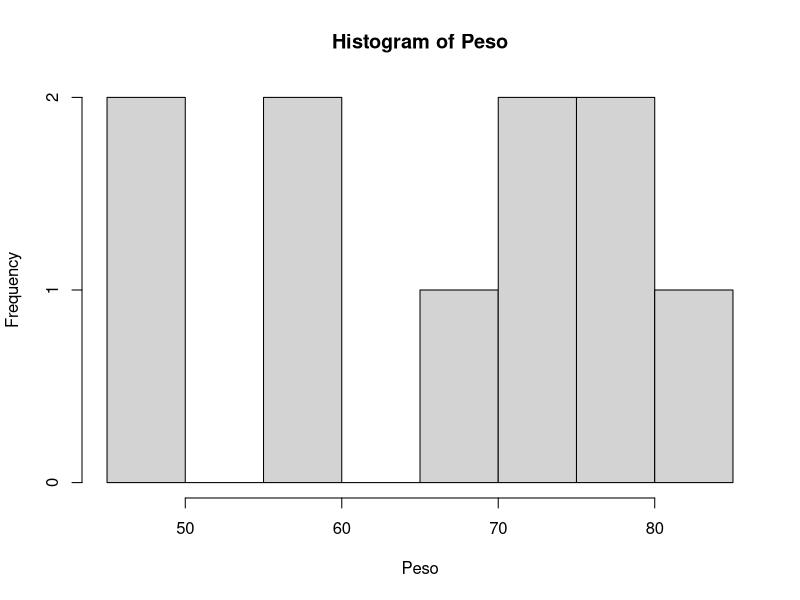
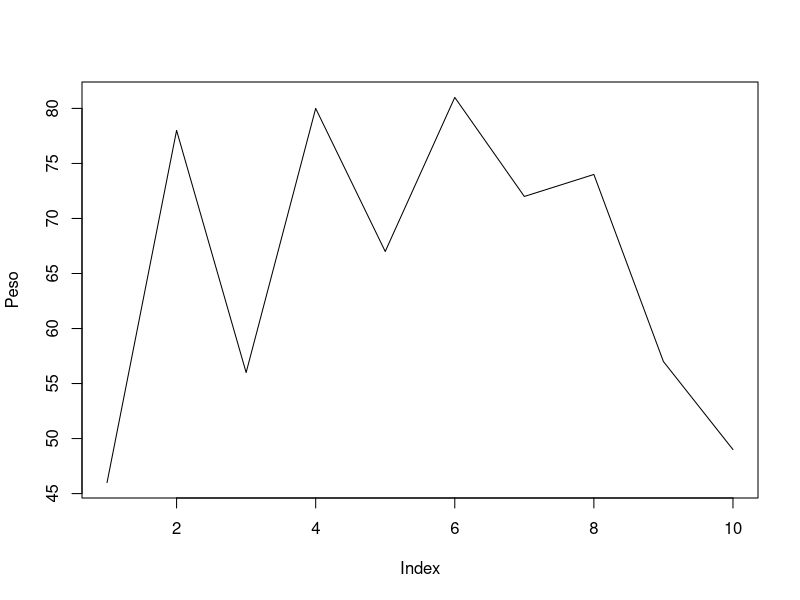
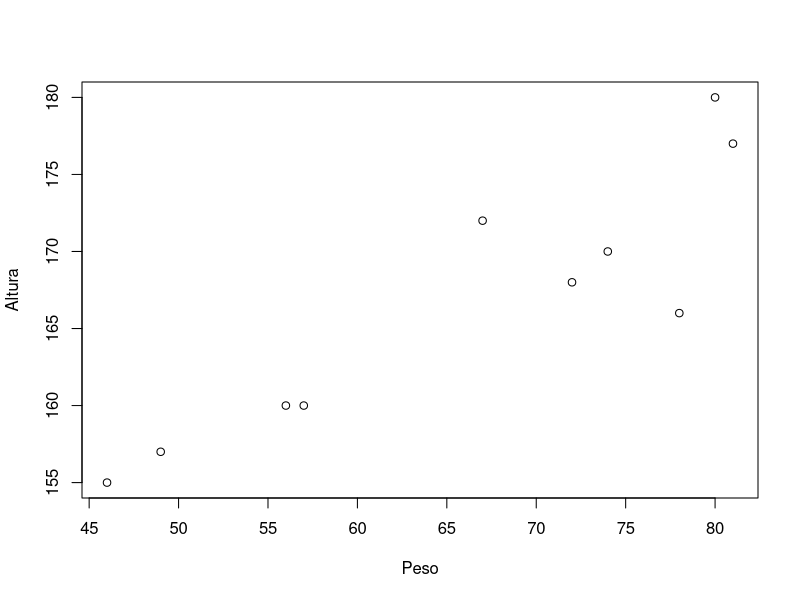

Here is the R script that generated these plots, in order: (Note: this script raises an error after producing the figures.)
## ---- chunk 1
knitr::opts_chunk$set(echo = TRUE)
## ---- chunk 2
w<-c(2,34,7,21,14)
y<-c(1:8)
z<-11:18
w
y
z

# Listas. Son combinaciones de vectores:
miLista<-list(antes=y,despues=z)
miLista
miLista$antes

# Mostrar por indices:
z
z[4]

z[c(1,3,4)]
v<-c(2,4,6)
z[v]

# Mostrar lo opuesto:
z[-c(1,4,7)]

# Despliegue condicional:
z[z>13 & z<19] # da los valores entre 13 y 19

# o bien condicional a la otra variable
# (siempre que ambas variables tengan la misma longitud):
z
y
z[y>4 & y<8]

# lo siguiente solo determina el valor de verdad de cada caso
z>13 & z<19
## ---- chunk 3
# Vectores
a <- c(1,2,5.3,6,-2,4) # vector numeric0 
b <- c("one","two","three") #  vector de caracteres
c <- c(TRUE,TRUE,TRUE,FALSE,TRUE,FALSE) # vector logico


length(a) # numero de elementos 
str(a)    # estructura de un objecto
class(a)  # clase o tipo de un objecto
class(b)
class(c)

z<-c(a,b)       # combina objetos en un vector
z
class(z) 

# Matrices
y<-matrix(1:20, nrow=5,ncol=4)
y

# otro ejemplo
valores <- c(14,26,24,68,23,14,56,32,11,9,78,44)
rnames <- c("F1", "F2","F3")
cnames <- c("C1", "C2","C3","C4")
mat <- matrix(valores, nrow=3, ncol=4, byrow=TRUE)
mat

# seleccionar elementos individuales:
mat[2,3] 
mat[,4] # 4th columna 
mat[3,] # 3a fila
mat[2:3,1:3] # filas 2,3 de columnas 1,2,3

#agregar filas o columnas:

fila<-c(2,3,7,8)
columna<-c(11,22,33,44)

mat
rbind(mat, fila) # combina objectos como columnas
mat
mat<-rbind(mat, fila) # combine objects as columns
mat
mat<-cbind(mat, columna) # combina objectos como filas
mat

## ---- chunk 4

antr<-read.table(header=TRUE,text='
Sujeto  Tipo  Sexo   Peso    Altura
1        A      F     46        155
2	   A	    M     78	  166
3	   B	    F	    56	  160
4	   C      M	    80	  180
5	   G	    M	    67	  172
6	   C	    F     81        177
7	   A	    M     72        168
8	   B	    F     74        170
9        A	    F     57        160
10       B	    M     49        157
')

antr
antr$Peso
attach(antr)
Peso
names(antr)
str(antr)
hist(Peso)

plot(Peso,type="l",ylab="Peso")

plot(Peso,Altura)


# Operaciones:
17/2 # division
17%/%2 # division entera
17%%2 # residuo

# Se puede operar con vectores comno si fueran escalares:

v<-c(3,54,25,12,8)
w<-c(4,3,6,7,10)
v/w # obs.: deben tener el mismo largo
v%/%w
v%%w
log(v)
exp(-w)
v^w
## ---- chunk 5
Tabla<-read.table(header=TRUE,text='
Sujeto     Tipo  Rendimiento  Monto Actividades
23           alfa     109    4032     16
28		 beta	    45     3200  	 10
44		 alfa	    82     1290  	 8
56		 gama     34     3425    10
75		 alfa	    19      678	 20
')

# determinar el tipo de variable que contiene:
str(Tabla)

# editar la tabla:
tb<-edit(Tabla)
Tabla
tb

# Otra forma de crear un Data Frame:
dd<-data.frame()
fix(dd) # "arreglar" dd. Abre una hoja. Al cerrarla queda formado el DF 
dd

# Eliminar columna (en este caso no numerica)
Tabla<-Tabla[,-2]
Tabla

# Obtener el indice Rend*Monto/Actividad y agregar al data.frame e imprimir
attach(Tabla)
Tabla$Indice<-Rendimiento*Monto/Actividades
Tabla

# Formar una nueva tabla llamada Tabla1 con la siguiente estructura:
# Primera columna con numeros de 1 a 5, llamada "Numero". 
# Agregar las columnas "Rend", "Mont", "Activi" e "Ind". Imprimir.
Tabla1<-read.table(header=TRUE,text='
Numero
1
2
3
4
5 
')
Tabla1

attach(Tabla)
Tabla1$Rend<-Rendimiento
Tabla1$Mont<-Monto
Tabla1$Activ<-Actividades
Tabla1$Ind<-Tabla$Indice

# agregar otra columna:
Vector1<-c(3,5,12,8,4)
Tabla1$Nuevo<-Vector1
Tabla1

# Tratar de agregar un vector con distinto numero de elementos:
#Vector2<- c(7,32,6,7,19,7)
#Tabla1$Otro<-Vector2
# obs.: tambien se puede usar "cbind" (juntar columnas)

# Al final, agregar una fila con los promedios. 
# La columna con blancos, debera tener la palabra "Promedios" en la ultima fila. Imprimir.

Promedios<-c("Promedios",mean(Tabla1$Rend),mean(Tabla1$Mont),mean(Tabla1$Activ),mean(Tabla1$Ind),mean(Tabla1$Nuevo))
Tabla1<-rbind(Tabla1,Promedios)
Tabla1
## ---- chunk 6
datos<-read.table(header=TRUE,text='
obs clase soporte tipo config intens sercha
1 a 2.5 v alta 23 14.9
2 a 3.2 s baja 42 21.8
3 b 4.1 s alta 59 16.1
4 c 2.1 v media 61 17.0
5 b 6.9 s media 18 11.2
6 d 3.1 g media 21 18.4
7 b 7.1 s alta 36 12.9
8 d 1.2 s baja 61 13.3
9 a 6.6 g alta 52 22.8
10 b 5.2 s media 36 19.2
11 c 6.2 g baja NA 20.0
12 b 3.7 v alta 42 18.9
') 
attach(datos) # permite trabajar con las variables de un data frame (DF) sin referencia la DF
# Borrar filas con valores nulos (NA)
datos <- na.omit(datos)
datos 
altas <- subset(datos, subset=config=="alta")
altas
#obs. Solo un criterio de seleccion. Si se requieren m?s criterios, instalar "dplyr"

#install.packages("dplyr") # Instalar paquete de manipulaci?n de dataframes "dplyr"
library(dplyr) # Habilitar la librer?a "dplyr"

# Filtrar de datos por filas: (usa dplyr)
filter(datos, config == "alta", clase== "b") # solo datos con las condiciones dadas

# Ordenar datos por filas en forma ascendente:
arrange(datos, clase, intens ) # primero por "clase" luego por "intens"
# descendente: 
arrange(datos, desc(clase), intens ) # descendente "clase" ascendente "intens" 

# seleccionar columnas y renombrar:
datos1<-select(datos, configuracion= config, intensidad = intens)
datos1
datos1<-rename(datos, con= config, int = intens) # renombrar columnas
datos1

# seleccionar un rango:
str(datos) # muestra las caracteristicas del DF
select(datos, soporte:config) # desde "soporte" a "config"
select(datos, -(soporte:config)) # excluir 

# Seleccionar y quedarse con las filas de valores no repetidos: 
distinct(datos, clase) # reporta solo la columna seleccionada con datos distintios 
distinct(datos, clase, intens) # Solo con pares distintos

# Agrega nuevas columnas a las ya existentes
mutate(datos, indice = intens - sercha) 

# Crear un nuevo dataframe solo con las columnas nuevas
transmute(datos,indice = intens - sercha, nuevoTipo = paste("el tipo es ", tipo)) 

# Resumir informacion:
summarise(datos,delay = mean(soporte, na.rm = TRUE)) # media de la variable "soporte"; no considera los NA
#datos <- datos %>% mutate(valor = replace(valor, valor == "X", "Nueva"))

## ---- chunk 7
# Leer los datos de una tabla, con una columna adicional. Vehiculos por dia, de lunes a viernes.
vehiculos<-read.table(header=TRUE,text='
autos	  camiones	 furgones
1         2	      4
3	    5  	4
6	    4	      6
4	    5	      6
9	   12	     16
')

attach(vehiculos)

# Crear un grafico circular para autos
pie(autos)

# Agregar nombre, cambiar colores, define rotulos:

pie(autos, main="Autos", col=rainbow(length(autos)),
   labels=c("Lu","Ma","Mi","Ju","Vi"))

# Cambiar colores, rotulos usando porcentajes, and crear una legenda:
# Definir algunos colores ideales para impresion en blanco y negro
colores <- c("white","grey70","grey90","grey50","black")
   
# Calcular el porcentaje de cada dia, redondeado a un decimal
rotulos <- round(autos/sum(autos) * 100, 1)

# Concadenar un simbolo '%' despues de cada valor
rotulos <- paste(rotulos, "%", sep="")

#dev.new() # abre una nueva ventana grafica para el sigueinte
# Crear un grafico circular con rotulos y colores definidos
pie(autos, main="Autos", col=colores, labels=rotulos,
   cex=0.8)

# Crear una leyenda arriba a la derecha  
legend(0.9,0.9,cex=0.8,c("Lu","Ma","Mi","Ju","Vi"),fill=colores)
## ---- chunk 8
vehiculos<-read.table(header=TRUE,text='
autos	 camiones 	furgones
1       	2 	4
3	     5 	4
6	     4 	6
4	     5 	6
9	    12 	16
')
attach(vehiculos)

# EJEMPLO 1

barplot(autos)
  
# Graficar vehiculos
# bordes y lineas diagnales en las barras.
barplot(autos, main="Autos", xlab="Dias",  
   ylab="Total", names.arg=c("Lu","Ma","Mi","Ju","Vi"), 
   border="blue", density=c(10,20,30,40,50))

# EJEMPLO 2 COMBINACIONES DE COLORES 

# Graficar vehiculos con barras adyacentes usando diversas paletas de colores
barplot(as.matrix(vehiculos), main="Autos", ylab= "Total",
   beside=TRUE, col=rainbow(5))
   
barplot(as.matrix(vehiculos), main="Autos", ylab= "Total",
   beside=TRUE, col=heat.colors(5))

barplot(as.matrix(vehiculos), main="Autos", ylab= "Total",
   beside=TRUE, col=terrain.colors(5,1))

barplot(as.matrix(vehiculos), main="Autos", ylab= "Total",
   beside=TRUE, col=terrain.colors(5,0.4))

barplot(as.matrix(vehiculos), main="Autos", ylab= "Total",
   beside=TRUE, col=topo.colors(5))

barplot(as.matrix(vehiculos), main="Autos", ylab= "Total",
   beside=TRUE, col=cm.colors(5))

# Poner leyenda en la esquina superior izquierda sin marco  
legend("topleft", c("Lu","Ma","Mi","Ju","Vi"),cex=0.8)   

legend("topleft", col=cm.colors(5),c("Lu","Ma","Mi","Ju","Vi"),cex=0.8,pch=15)   

# EJEMPLO 3 grafico de barras apilado:  

# Expandir lado derecho del rectangulo para hacer espacio para la leyenda
par(xpd=T, mar=par()$mar+c(0,0,0,4))

# Graficar vehiculos (transponiendo la matriz) usando "heat colors",  
# poner 10% del espacio entre cada barra, y hacer rotulos  
# mas pequennos con eje y-axis horizxontal
barplot(t(vehiculos), main="Autos", ylab="Total", 
   col=heat.colors(3), space=0.1, cex.axis=0.8, las=1,
   names.arg=c("Lu","Ma","Mi","Ju","Vi"), cex=0.8) 
   
# Colocar la leyenda en (1,35) usando "heat colors"
legend(1, 35, names(vehiculos), cex=0.8, fill=heat.colors(3))
   
# Restaurar default clipping rect
par(mar=c(5, 4, 4, 2) + 0.1) 
## ---- chunk 9
vehiculos<-read.table(header=TRUE,text='
autos  camiones  furgones
1        	2    	4
3	        5     	4
6	        4     	6
4	        5	    6
9	       12	   16
')

attach(vehiculos) # permite usar las variables por su nombre

# Graficar autos usando un eje y con rango de 0 a 12
plot(autos, type="o", col="blue",lwd=3, ylim=c(0,12))

# Graficar camiones con linea roja punteada con cuadrados en los puntos
lines(camiones, type="o",pch=21,bg="blue",lty=6,lwd=3,col="red")
lines(furgones,type="o",pch=21,bg="green",lty=4,lwd=2,col="orange")

# Crear un titulo en rojo, negrilla/italica
title(main="Autos", col.main="red", font.main=2)

# Cambiar los rotulos de ejes para coincidir con los datos y agregar una leyenda. 
# Calcular los valores del eje y para que se adapte a cualquier cambio en los datos. 

# Calcular el rango de 0 a max de autos y camiones
rango <- range(0, autos, camiones)
rango

# Graficar autos con eje y que ranguean entre 0 a maximo  valor de autos y camiones. 
# Quitar ejes y rotulos para poder controlarlos.
plot(autos, type="o", col="blue", ylim=rango, 
   axes=FALSE, ann=FALSE) # ann FALSE indica no poner rotulos.

# Cambiar ejes x a Lu-Vi
axis(1, at=1:5, lab=c("Lu","Ma","Mi","Ju","Vi"))

# Hacer linea vertical que muestre ticks cada 4 marcas. 
# 4*0:rango[2] es equivalente a c(0,4,8,12).
axis(2, las=1, at=4*0:rango[2]) # axis 2, eje vertical las??

# Crear caja alrededor del grafico
box()

# Graficar camiones con linea punteada roja and square points
lines(camiones, type="o", pch=22, lty=2, col="red")

# Crear titulo en rojo
title(main="Autos", col.main="red", font.main=4)

# Rotular ejes x e y con verde
title(xlab="Dias", col.lab=rgb(1,0.0,1))
title(ylab="Total", col.lab=rgb(0,0.8,0.5))

# Crear leyenda en (1, rango[2]) ligeramente mas peque?o 
# con los msimos colors de lineas y puntos usados por el grafico 

legend(1, rango[2], c("autos","camiones"), cex=0.8, 
   col=c("blue","red"), pch=21:22, lty=1:2)
## ---- chunk 10
# Ejemplo 1
vehiculos<-read.table(header=TRUE,text='
autos  	camiones 	furgones
1       	2	 4
3	     5	 4
6	     4	 6
4	     5 	6
9	    12	 16
')

# Grafico de puntos de la variable autos:
dotchart(vehiculos$autos)

# Crear un grafico de puntos para todos los vehiculos
dotchart(t(vehiculos))

# Un grafico de puntos mas colorido con rotulos mas pequennos:
dotchart(t(vehiculos), color=c("red","blue","darkgreen"),
   main="Grafico de puntos para Autos", cex=0.8)

# EJEMPLO 2
attach(USArrests) # Casos por cada 100.000 habitantes en cada estado de USA, segun asaltos, asesinatos y violaciones.

USArrests
dotchart(Murder)

dotchart(Murder,labels=row.names(USArrests),cex=0.5)
# cex=0.5 reduce los tipos a una escala de 0.5

# puntos ordenados por magnitud de la variable "Murder":
datos2<-USArrests[order(USArrests$Murder),] # ordena los datos segun la variable Murder
datos2

dotchart(datos2$Murder,labels=row.names(datos2),cex=0.4,main="Arrestos por homicidio segun estado",xlab="Arrestos por cada 100.000 hab")

# agregar colores:
#colors() # muestra los colores disponibles

dotchart(datos2$Murder,labels=row.names(datos2),cex=0.6,main="Arrestos por homicidio segun estado",
pch=16, col=c("darkblue","dodgerblue"),lcolor="gray90",xlab="Arrestos por cada 100.000 hab",cex.main=2,cex.lab=1.5)

## ---- chunk 11
# EJEMPLO 1
vehiculos<-read.table(header=TRUE,text='
autos 	camiones 	furgones
1       	2 	4
3	     5 	4
6	     4	 6
4	     5 	6
9	    12 	16
')

# -------------------------

attach(vehiculos)

# Crear un histograma para furgones
hist(furgones)

# ----------------------------

# Concatenar los tres vectores
automoviles <- c(autos,camiones,furgones)

# Crear un histograma para automoviles en azul claro con el eje y rangeando ente 0-10
hist(automoviles, col="lightblue", ylim=c(0,10))

# -----------------------------

# Ahora cambiar los cortes de modo que ninguno de los valores esten agrupados juntos y cambiar las posiciones de los ejes.

# buscar el mayor valor de y usado en los automoviles
max_num <- max(automoviles)
max_num

# Crear un histograma para autos con "heat colors", hacer que el eje x ranguee entre
# 0-max_num, desabilitar cerrado por la derecha de los intervalos, fijar encabezado
# y poner los rotulos del eje y horizontales.
hist(automoviles, col=heat.colors(max_num), breaks=max_num, 
   xlim=c(0,max_num), right=FALSE, main="Histograma de Autos", las=2)
